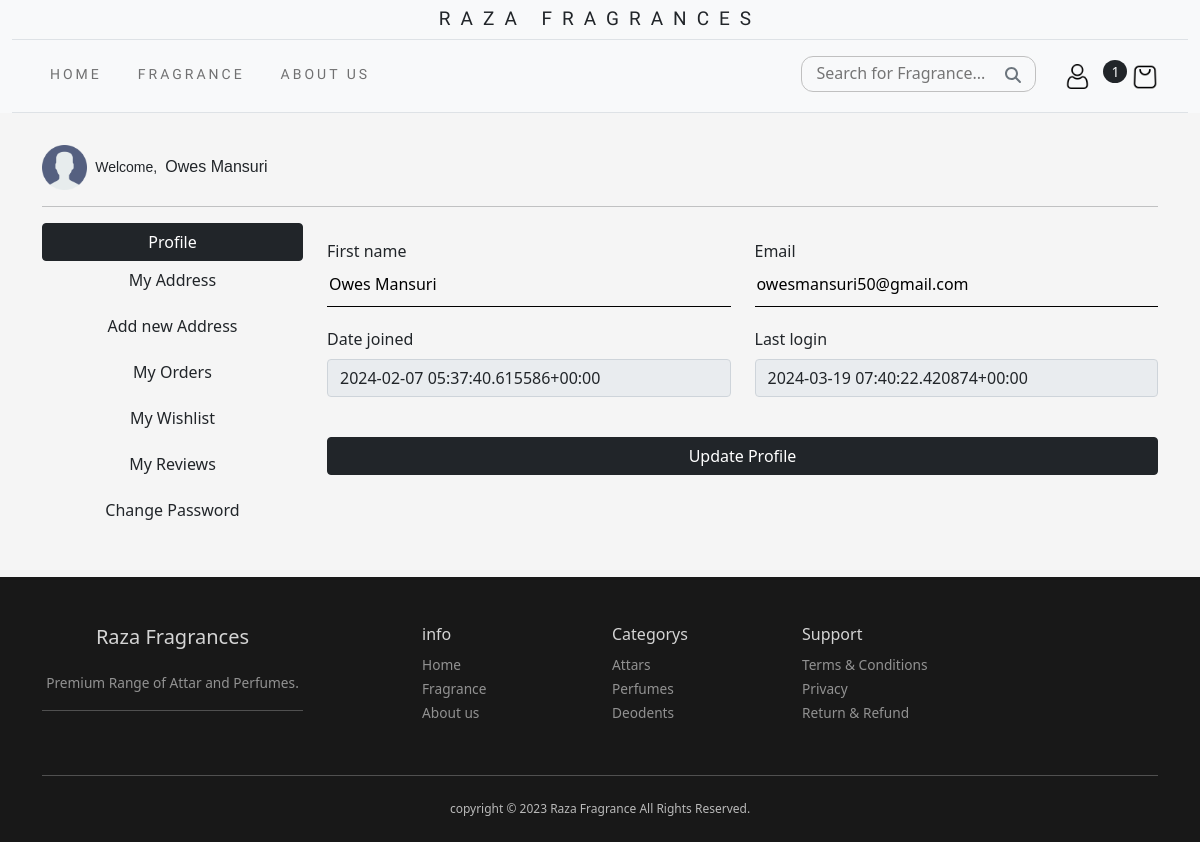
The app's page /Profile/ (signed in), older data.
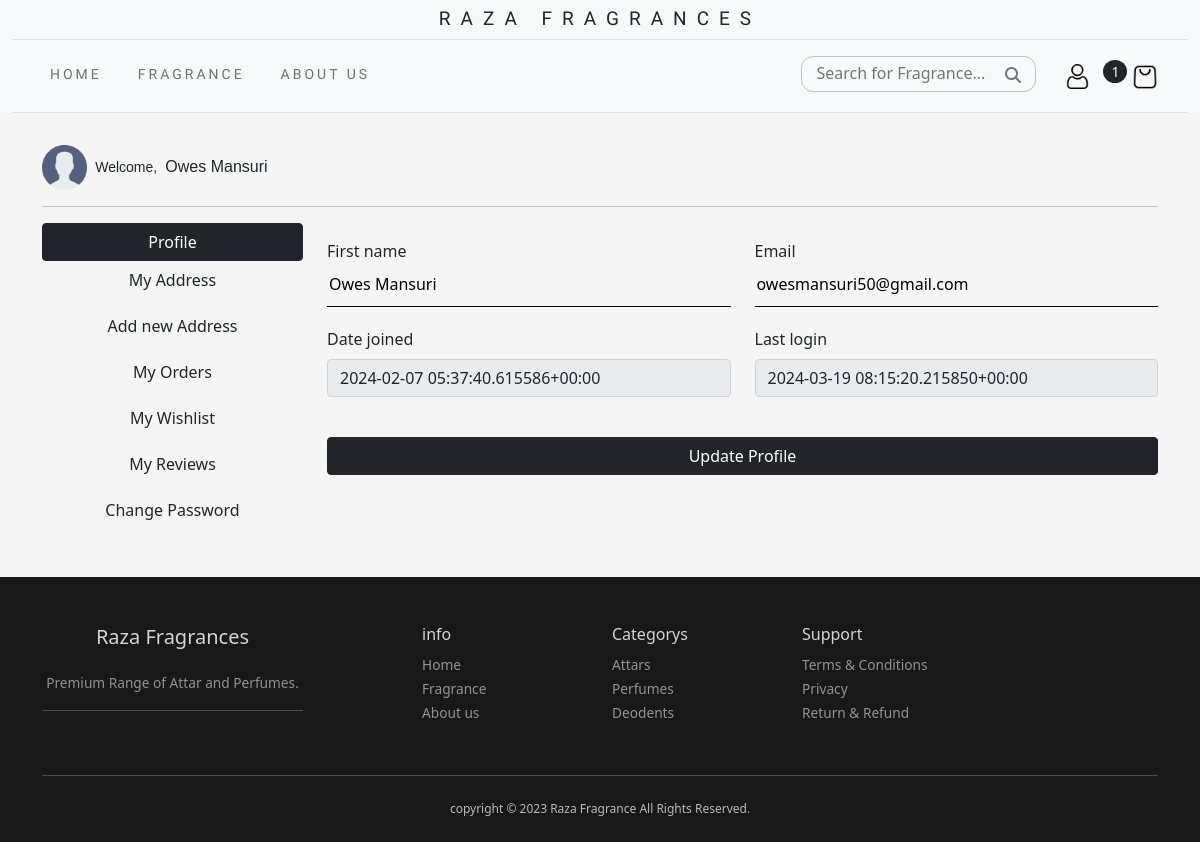
The same page, newer data.
### accounts/models.py (models this page shows, shortened)
class User(AbstractUser):
    username = None
    email = models.EmailField('email', unique = True)
    USERNAME_FIELD = 'email'
    REQUIRED_FIELDS = []
    objects = UserManager()

### Home/views.py (the view)
# urls.py: path('Profile/', views.Profile, name='Profile'),
def Profile(request):
    if request.user.is_authenticated:
        Cart_len = len(Cart.objects.filter(user = request.user))
        if request.method == "POST":
            fm = User_Profile(request.POST, instance = request.user)
            if fm.is_valid():
                fm.save()
                messages.success(request, "Profile Updated Successfully!!")
        else:
            fm = User_Profile(instance = request.user)
        return render(request, '006.Profile.html', {'form':fm ,'ProfileActive':"btn-dark" ,'Cart_len':Cart_len})
    else:
        return HttpResponseRedirect('/Login/')

### Home/forms.py
class User_Profile(UserChangeForm):
    password = None
    date_joined = forms.CharField(widget=forms.TextInput(attrs={'class':'form-control mt-2 w-100'}), disabled=True)
    last_login = forms.CharField(widget=forms.TextInput(attrs={'class':'form-control mt-2'}), disabled=True)
    first_name = forms.CharField(widget=forms.TextInput(attrs={'class':'Ec-Profile-input mt-2'}), required=True ,error_messages={'required':'Please Enter Your First Name.'})
    email = forms.EmailField(widget=forms.TextInput(attrs={'class':'Ec-Profile-input mt-2'}), required=True,error_messages={'required':'Please Enter Your Email address.'})
    class Meta(UserChangeForm):
        model = User
        fields = ['email', 'first_name', 'date_joined', 'last_login']

### Home/templates/006.Profile.html (shortened to what this page needs)
{% extends "Base.html" %}
{% load static %}
{% block css %}{% static "css/006.Profile.css" %}{% endblock css %}
{% block OtherContent %}
  <section style="background-color: whitesmoke;">
    <div class="container Ec-Profile-Section">
      <a href="{% url "Profile" %}"><img class="img-fluid Ec-UserProfile" src="{% static "images/user Profile.png" %}" alt=""></a>
      <small class=" px-1 g-font-Montserrat">Welcome,</small>
      <h6 class="text-capitalize d-inline g-font-Montserrat">{{request.user.first_name}}</h6>
      <hr>
      <div class="row">
        <div class="col-md-3 Ec-Desktop-Screen-Size-Profile-links">
          <button type="button" onclick="window.location.href='{% url "Profile" %}'" class="btn w-100 {{ProfileActive}}">Profile</button>
          <button type="button" onclick="window.location.href='{% url "MyAddress" %}'" class="btn w-100">My Address</button>
          <button type="button" onclick="window.location.href='{% url "AddNewAddress" %}'" class="btn w-100 mt-2">Add new Address</button>
          <button type="button" onclick="window.location.href='{% url "MyOrders" %}'" class="btn w-100 mt-2">My Orders</button>
          <button type="button" onclick="window.location.href='{% url "MyWishlist" %}'" class="btn w-100 mt-2">My Wishlist</button>
          <button type="button" onclick="window.location.href='{% url "MyReviews" %}'" class="btn w-100 mt-2">My Reviews</button>
          <button type="button" onclick="window.location.href='{% url "ChangePassword" %}'" class="btn w-100 mt-2">Change Password</button>
        </div>
        <div class="col-md-9">
          <form action="#" method="POST" novalidate>
            <div class="row mt-3">
              <div class="col-md-6 Ec-Mobile-Screen-Size-FirstName">
                {{form.first_name.label}}
                {{form.first_name}}
              </div>
              <div class="col-md-6 Ec-Mobile-Screen-Size-FirstName">
                {{form.email.label}}
                {{form.email}}
              </div>
            </div>
            <div class="row mb-3">
              <div class="col-6 Ec-Mobile-Screen-Size-FirstName">
                {{form.date_joined.label}}
                {{form.date_joined}}
              </div>
              <div class="col-md-6 Ec-Mobile-Screen-Size-FirstName">
                {{form.last_login.label}}
                {{form.last_login}}
              </div>
            </div>
            <button class="btn btn-dark w-100 mt-4" type="submit">Update Profile</button>
          </form>
        </div>
      </div>
    </div>
  </section>
{% endblock OtherContent %}

Row changes from the older to the newer data that the page shows:
changed User "Owes Mansuri": last_login "2024-03-19 07:40:22.420874+00:00" → "2024-03-19 08:15:20.215850+00:00"
